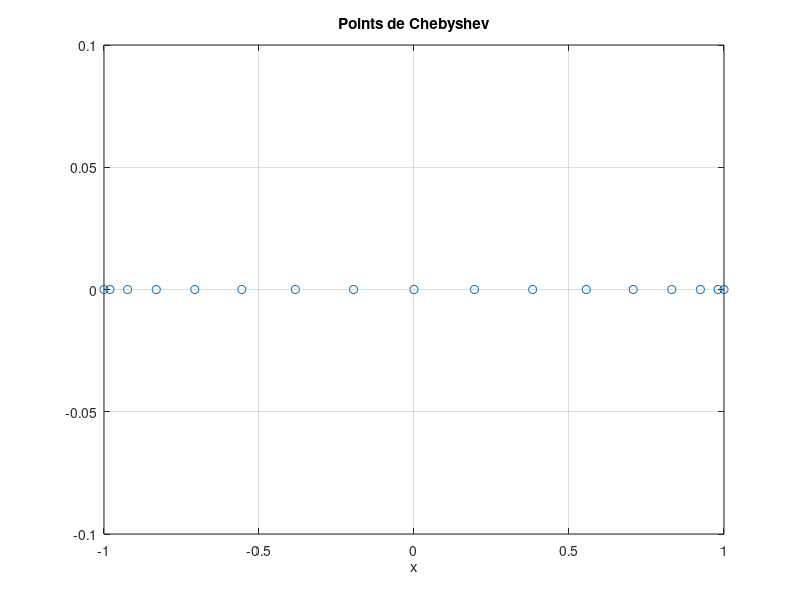

MATLAB code to generate this figure:
% chebyshev_points.m
% Ce script génère et trace les points de Chebyshev de première espèce

N = 16;
k = 0:N;
x = cos(pi * k / N); % Points de Chebyshev

plot(x, zeros(size(x)), 'o')
title('Points de Chebyshev')
xlabel('x')
ylim([-0.1 0.1])
1+1;
grid on
